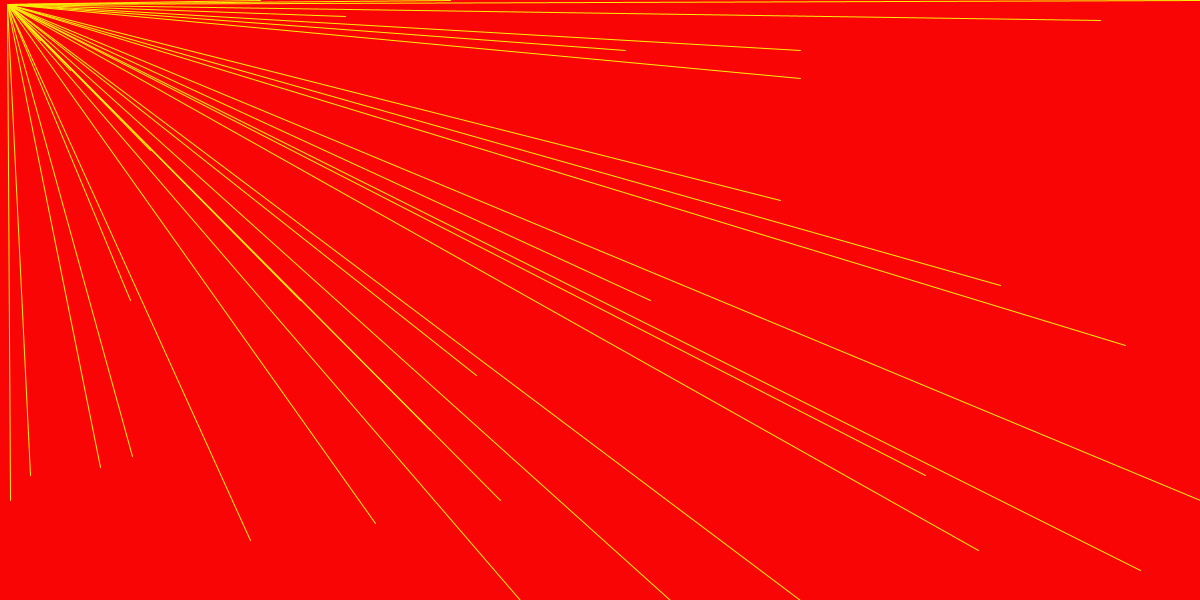
Frame 1 (no input)
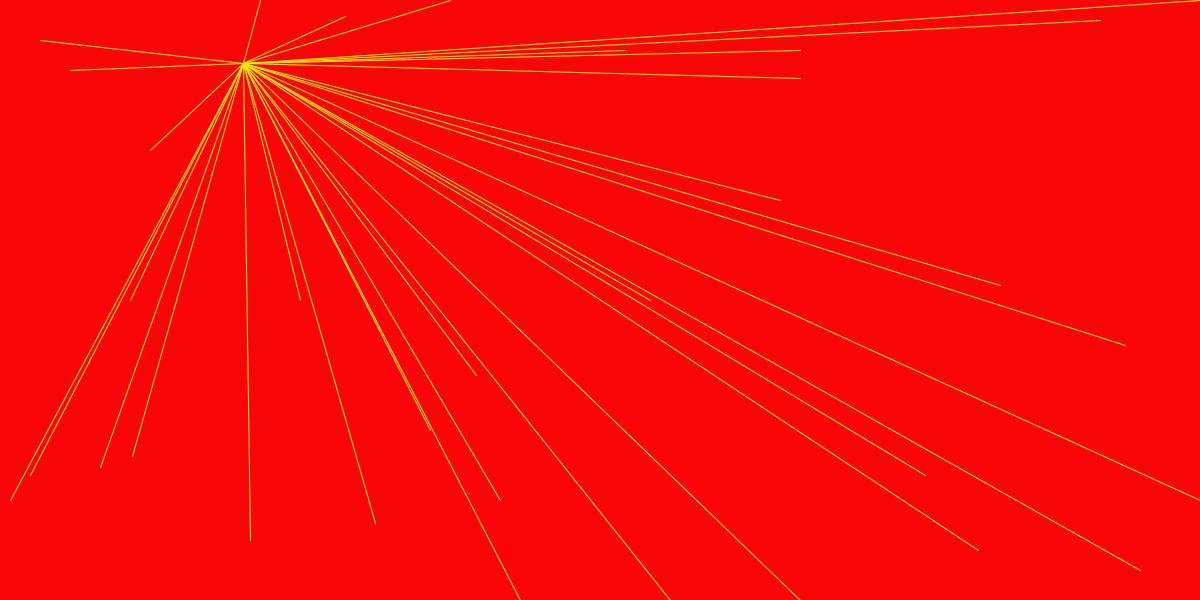
Frame 60 (the mouse pressed at the canvas centre just before this capture)
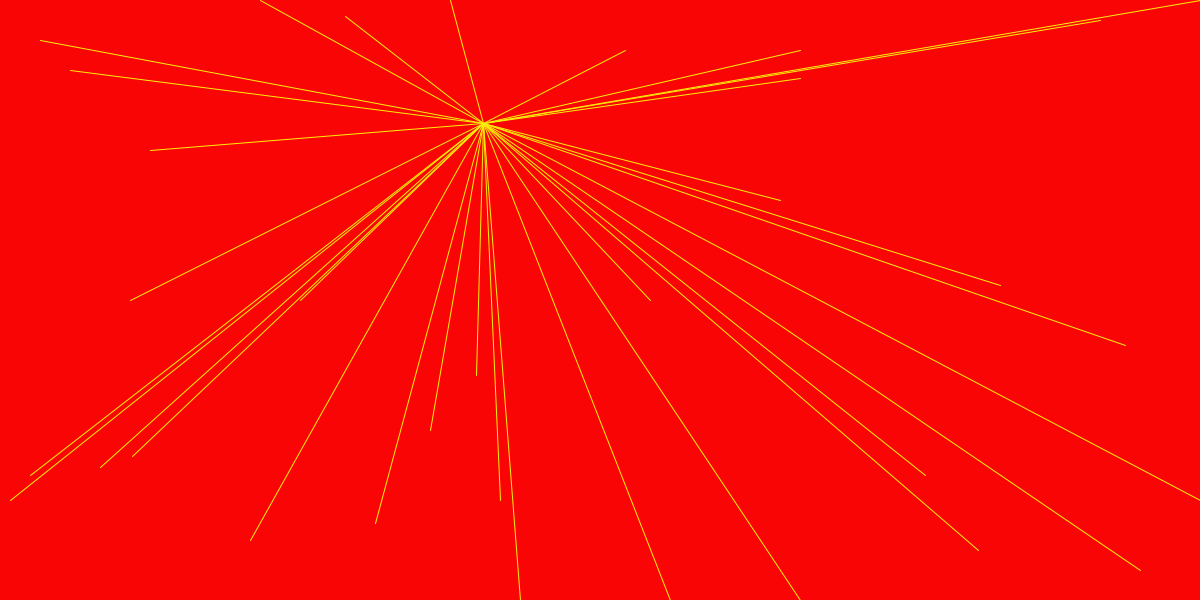
Frame 120 (the mouse held since frame 60 and released just before this capture)

The Processing sketch that drew these frames (run headless with seeded random() and noise(); from frame 60 on, the mouse is pressed at the canvas centre):

// Processing sketch: processing_19779
// ── processing_19779.pde

//By Robin E.

float x;  //Declares Variable
float y;
int directionX;
int directionY;

void setup(){
 smooth();
 frameRate(300); size(1200,600);
 x=3;
 directionX=4;
 y=3;
 directionY=1;
}

void draw(){
  background(250,5,5);
  x += directionX;
  y += directionY;
  
  //And now, for the lines.
  

  fill(250,238,8);
  stroke(250,238,8);
  line(x,y,70,70);
  fill(127,245,2);
  line(x,y,40,40);
  line(x,y,260,0);
  line(x,y,450,0);
  line(x,y,150,150);
  line(x,y,345,16);
  line(x,y,375,523);
  line(x,y,476,375);
  line(x,y,430,430);
  line(x,y,300,300);
  line(x,y,520,600);
  line(x,y,500,500);
  line(x,y,670,600);
  line(x,y,10,500);
  line(x,y,30,475);
  line(x,y,780,200);
  line(x,y,650,300);
  line(x,y,800,600);
  line(x,y,925,475);
  line(x,y,1100,20);
  line(x,y,978,550);
  line(x,y,800,50);
  line(x,y,1200,0);
  line(x,y,1125,345);
  line(x,y,130,300);
  line(x,y,132,456);
  line(x,y,1140,570);
  line(x,y,625,50);
  line(x,y,800,78);
  line(x,y,1000,285);
  line(x,y,1200,500);
  line(x,y,250,540);
  line(x,y,100,467);
  
  println(x);
  println(y);
  if(y > height){
    directionY=-1;
  }
  if(x > width){
    directionX=-1;
  }
  if(y==0){
    directionY=1;
  }
  if(x==0){
    directionX=1;
  }
}
